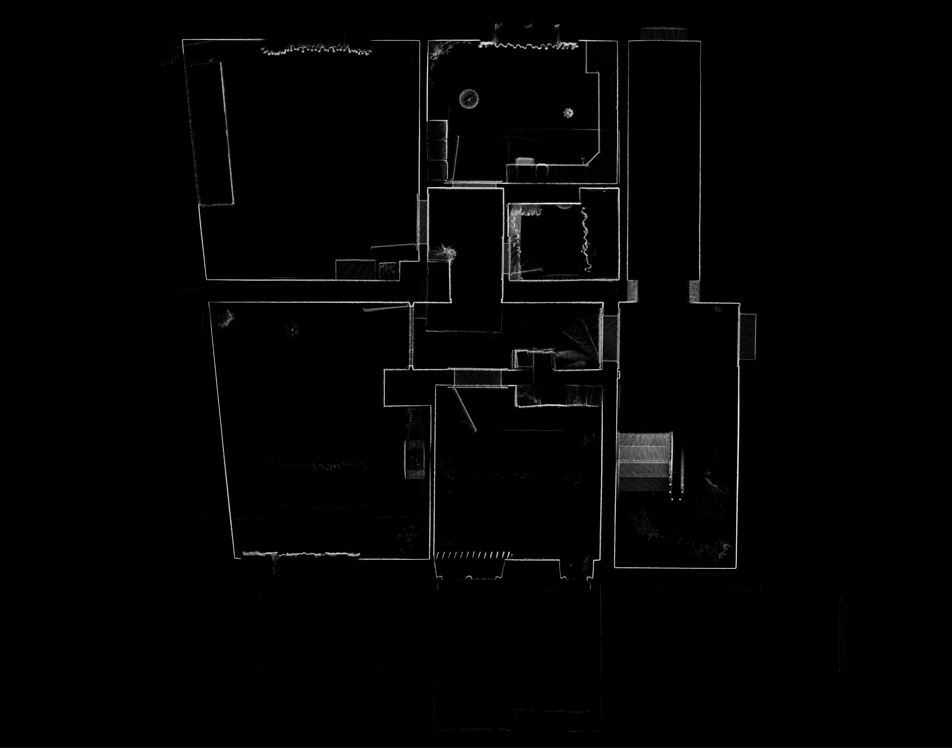
#> input picture images/lidar.JPG, 952 x 748 px
$ python img_processing_0.py
#> lines starting #> are read from the running program, lines starting #| are printed output that depends on the picture; after the words box and inside, x2 and y2 are one past the last pixel; in counts of white or black regions, pixels touching at a corner belong together
# -*- coding: utf-8 -*-
"""
Created on Thu Feb 24 00:34:28 2022
@author: FrankNGUEN
@author: HaiDuc
"""
#------------------------------------------------------------------------------
# import thu vien
#------------------------------------------------------------------------------
import cv2
#------------------------------------------------------------------------------
# read image as grayscale
img = cv2.imread('images/lidar.JPG', cv2.IMREAD_GRAYSCALE)
#> img is the input picture: shape (748, 952); min 0, max 245, mean 3.3
cv2.imshow("image from LiDAR", img)
#------------------------------------------------------------------------------
# threshold to binary
thresh = cv2.threshold(img, 0, 255, cv2.THRESH_BINARY)[1]
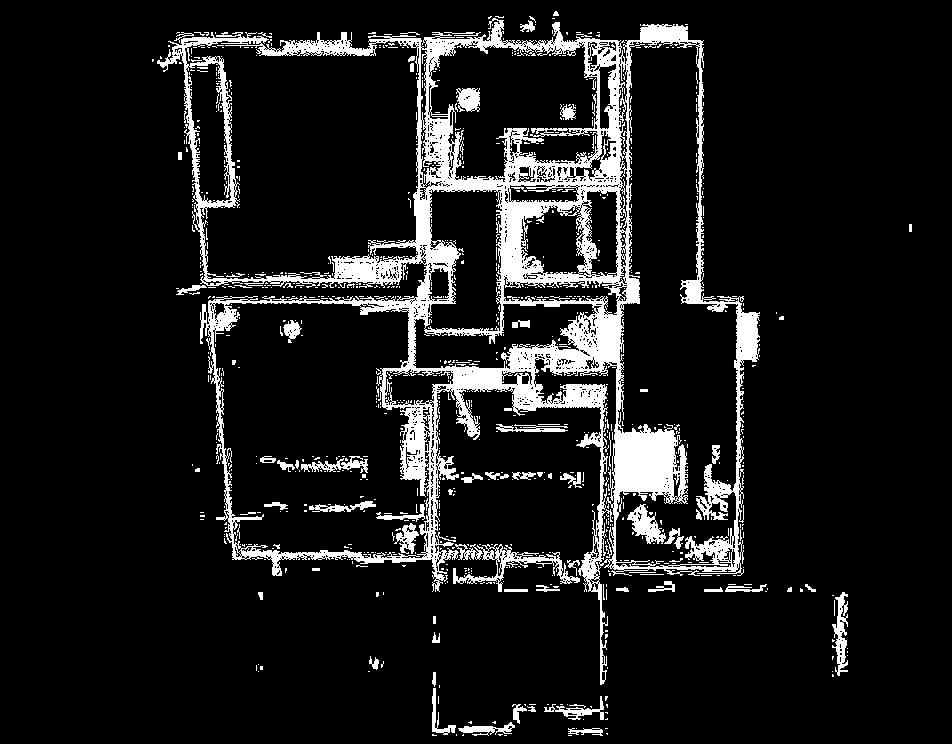
#> thresh: shape (748, 952); 11.1% white; 904 white regions (822 under 20 px), largest, box (x1, y1, x2, y2) and area: (157, 18, 760, 685) 61683, (0, 744, 952, 748) 3808, (453, 544, 580, 592) 1278
# apply morphology
kernel = cv2.getStructuringElement(cv2.MORPH_ELLIPSE, (5,5))
morph  = cv2.morphologyEx(thresh, cv2.MORPH_OPEN, kernel)
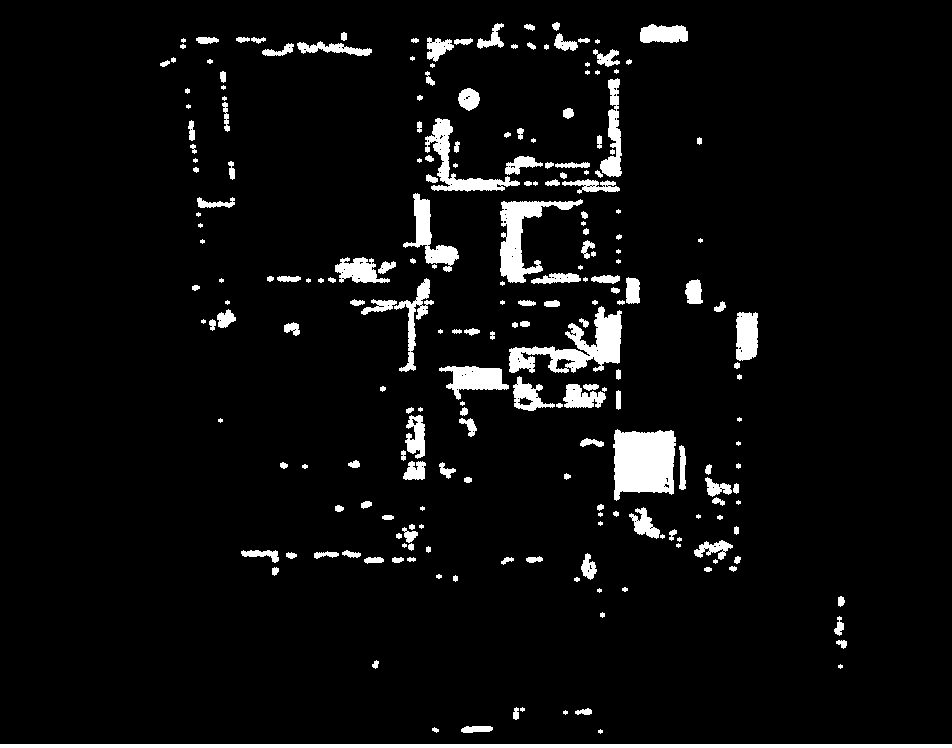
#> morph: shape (748, 952); 5.4% white; 224 white regions (57 under 20 px)
# find contours - write black over all small contours
letter = morph.copy()
cntrs  = cv2.findContours(morph, cv2.RETR_TREE, cv2.CHAIN_APPROX_SIMPLE)
#> cntrs = 337 contours, 201 with area under 20; largest, box (x1, y1, x2, y2) and area: (613, 429, 676, 501) 3545, (0, 744, 952, 748) 2853, (509, 306, 622, 373) 2838, (500, 199, 583, 283) 2092, (425, 118, 520, 192) 1505
cntrs  = cntrs[0] if len(cntrs) == 2 else cntrs[1]
for c in cntrs:
    area = cv2.contourArea(c)
    if area < 100:
        cv2.drawContours(letter,[c],0,(0,0,0),-1)
#> this loop made 337 passes
#> area on passes 4, 6, 8: 150, 62.5, 45
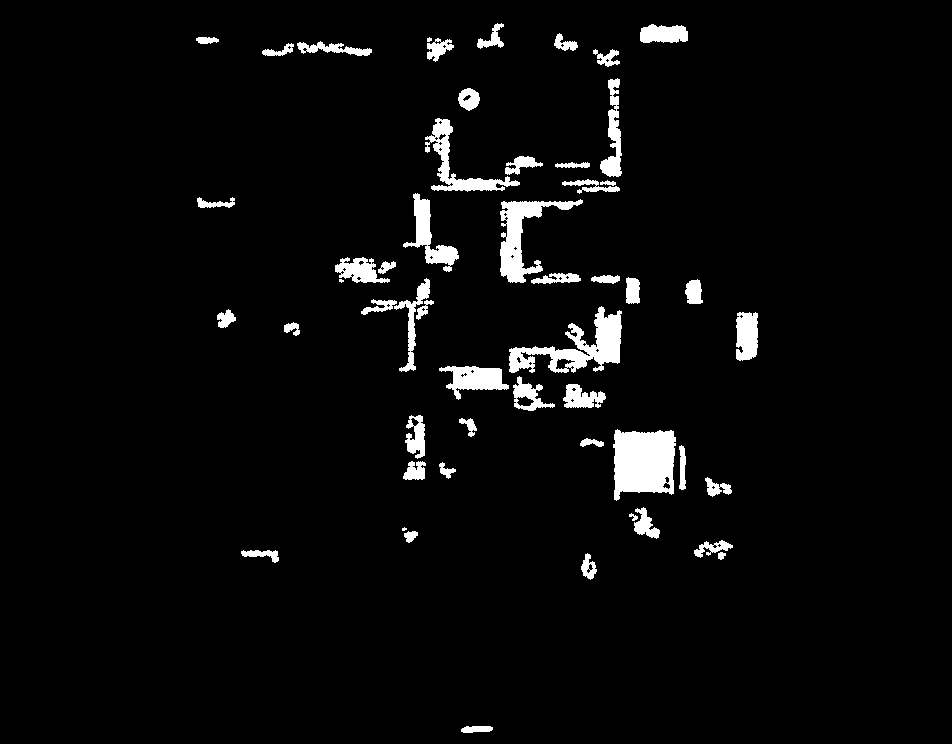
#> letter: shape (748, 952); 4.4% white; 54 white regions (3 under 20 px), largest, box (x1, y1, x2, y2) and area: (0, 744, 952, 748) 3808, (613, 429, 676, 501) 3635, (509, 306, 622, 373) 2971
# do canny edge detection
edges = cv2.Canny(letter, 200, 200)
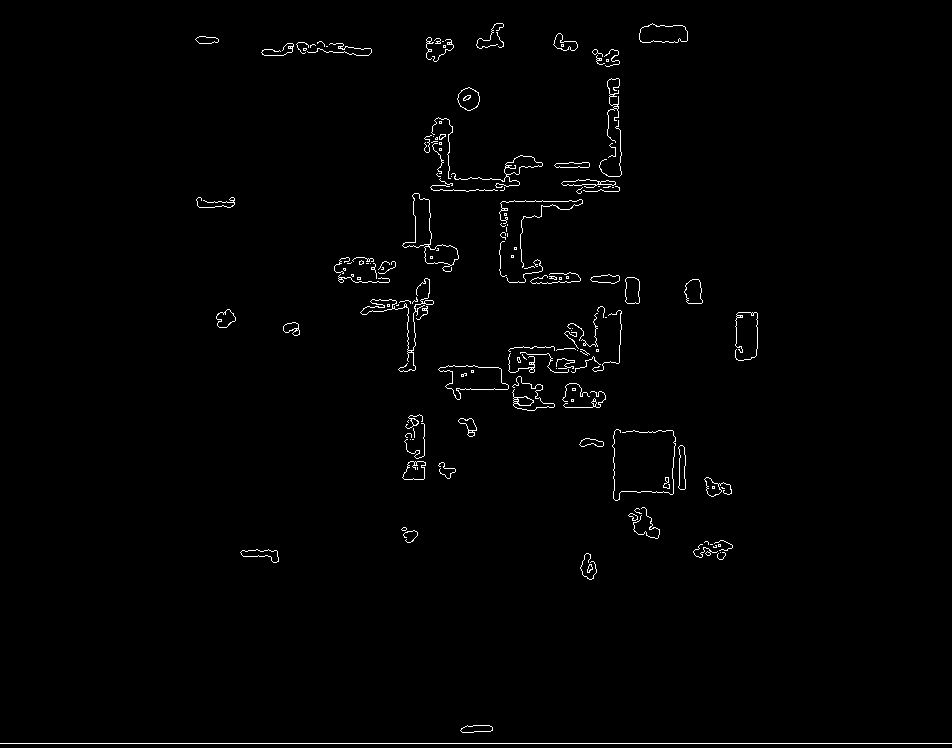
#> edges: shape (748, 952); 1.1% white in thin lines or dots
#------------------------------------------------------------------------------
# write results
cv2.imwrite("images_out/K_thresh.png", thresh)
cv2.imwrite("images_out/K_morph.png", morph)
cv2.imwrite("images_out/K_letter.png", letter)
cv2.imwrite("images_out/K_edges.png", edges)
#------------------------------------------------------------------------------
# show results
cv2.imshow("K_thresh", thresh)
cv2.imshow("K_morph", morph)
cv2.imshow("K_letter", letter)
cv2.imshow("K_edges", edges)
cv2.waitKey(0)
#------------------------------------------------------------------------------
